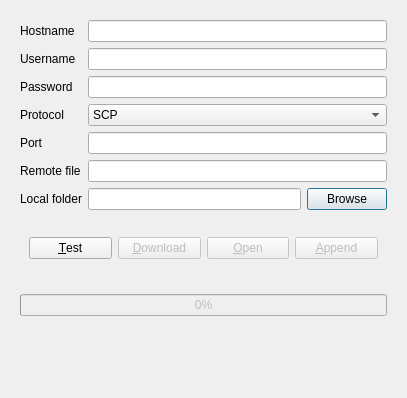
<?xml version="1.0" encoding="UTF-8"?>
<ui version="4.0">
 <class>RemoteDialog</class>
 <widget class="QDialog" name="RemoteDialog">
  <property name="geometry">
   <rect>
    <x>0</x>
    <y>0</y>
    <width>407</width>
    <height>398</height>
   </rect>
  </property>
  <property name="windowTitle">
   <string>Get remote file</string>
  </property>
  <layout class="QVBoxLayout" name="verticalLayout">
   <property name="spacing">
    <number>0</number>
   </property>
   <item>
    <widget class="QWidget" name="widget" native="true">
     <layout class="QFormLayout" name="formLayout">
      <item row="0" column="0">
       <widget class="QLabel" name="hostnameLabel">
        <property name="text">
         <string>Hostname</string>
        </property>
       </widget>
      </item>
      <item row="0" column="1">
       <widget class="QLineEdit" name="hostname"/>
      </item>
      <item row="1" column="0">
       <widget class="QLabel" name="usernameLabel">
        <property name="text">
         <string>Username</string>
        </property>
       </widget>
      </item>
      <item row="1" column="1">
       <widget class="QLineEdit" name="username"/>
      </item>
      <item row="2" column="0">
       <widget class="QLabel" name="passwordLabel">
        <property name="text">
         <string>Password</string>
        </property>
       </widget>
      </item>
      <item row="2" column="1">
       <widget class="QLineEdit" name="password">
        <property name="echoMode">
         <enum>QLineEdit::Password</enum>
        </property>
       </widget>
      </item>
      <item row="3" column="0">
       <widget class="QLabel" name="protocolLabel">
        <property name="text">
         <string>Protocol</string>
        </property>
       </widget>
      </item>
      <item row="3" column="1">
       <widget class="QComboBox" name="protocol">
        <item>
         <property name="text">
          <string notr="true">SCP</string>
         </property>
        </item>
        <item>
         <property name="text">
          <string notr="true">SFTP</string>
         </property>
        </item>
       </widget>
      </item>
      <item row="4" column="0">
       <widget class="QLabel" name="portLabel">
        <property name="text">
         <string>Port</string>
        </property>
       </widget>
      </item>
      <item row="4" column="1">
       <widget class="QLineEdit" name="port"/>
      </item>
      <item row="5" column="0">
       <widget class="QLabel" name="remoteLabel">
        <property name="text">
         <string>Remote file</string>
        </property>
       </widget>
      </item>
      <item row="5" column="1">
       <widget class="QLineEdit" name="remote"/>
      </item>
      <item row="6" column="0">
       <widget class="QLabel" name="localLabel">
        <property name="text">
         <string>Local folder</string>
        </property>
       </widget>
      </item>
      <item row="6" column="1">
       <widget class="QWidget" name="widget_4" native="true">
        <layout class="QHBoxLayout" name="horizontalLayout_2">
         <property name="leftMargin">
          <number>0</number>
         </property>
         <property name="topMargin">
          <number>0</number>
         </property>
         <property name="rightMargin">
          <number>0</number>
         </property>
         <property name="bottomMargin">
          <number>0</number>
         </property>
         <item>
          <widget class="QLineEdit" name="local"/>
         </item>
         <item>
          <widget class="QPushButton" name="browse">
           <property name="text">
            <string>Browse</string>
           </property>
          </widget>
         </item>
        </layout>
       </widget>
      </item>
     </layout>
    </widget>
   </item>
   <item>
    <widget class="QWidget" name="widget_3" native="true">
     <layout class="QVBoxLayout" name="verticalLayout_2">
      <item>
       <widget class="QWidget" name="widget_2" native="true">
        <layout class="QHBoxLayout" name="horizontalLayout">
         <item>
          <widget class="QPushButton" name="test">
           <property name="text">
            <string>&amp;Test</string>
           </property>
           <property name="flat">
            <bool>false</bool>
           </property>
          </widget>
         </item>
         <item>
          <widget class="QPushButton" name="get">
           <property name="enabled">
            <bool>false</bool>
           </property>
           <property name="text">
            <string>&amp;Download</string>
           </property>
           <property name="icon">
            <iconset resource="../qagate/qagate.qrc">
             <normaloff>:/home/icons/download-cloud.svg</normaloff>:/home/icons/download-cloud.svg</iconset>
           </property>
           <property name="flat">
            <bool>false</bool>
           </property>
          </widget>
         </item>
         <item>
          <widget class="QPushButton" name="open">
           <property name="enabled">
            <bool>false</bool>
           </property>
           <property name="text">
            <string>&amp;Open</string>
           </property>
           <property name="icon">
            <iconset resource="../qagate/qagate.qrc">
             <normaloff>:/home/icons/folder.svg</normaloff>:/home/icons/folder.svg</iconset>
           </property>
           <property name="flat">
            <bool>false</bool>
           </property>
          </widget>
         </item>
         <item>
          <widget class="QPushButton" name="append">
           <property name="enabled">
            <bool>false</bool>
           </property>
           <property name="text">
            <string>&amp;Append</string>
           </property>
           <property name="icon">
            <iconset resource="../qagate/qagate.qrc">
             <normaloff>:/home/icons/folder-plus.svg</normaloff>:/home/icons/folder-plus.svg</iconset>
           </property>
           <property name="flat">
            <bool>false</bool>
           </property>
          </widget>
         </item>
        </layout>
       </widget>
      </item>
      <item>
       <widget class="QLabel" name="info">
        <property name="text">
         <string notr="true"/>
        </property>
        <property name="alignment">
         <set>Qt::AlignCenter</set>
        </property>
       </widget>
      </item>
      <item>
       <widget class="QProgressBar" name="progressBar">
        <property name="enabled">
         <bool>false</bool>
        </property>
        <property name="value">
         <number>0</number>
        </property>
       </widget>
      </item>
      <item>
       <spacer name="verticalSpacer">
        <property name="orientation">
         <enum>Qt::Vertical</enum>
        </property>
        <property name="sizeHint" stdset="0">
         <size>
          <width>20</width>
          <height>0</height>
         </size>
        </property>
       </spacer>
      </item>
     </layout>
    </widget>
   </item>
  </layout>
 </widget>
 <resources>
  <include location="../qagate/qagate.qrc"/>
 </resources>
 <connections/>
</ui>
